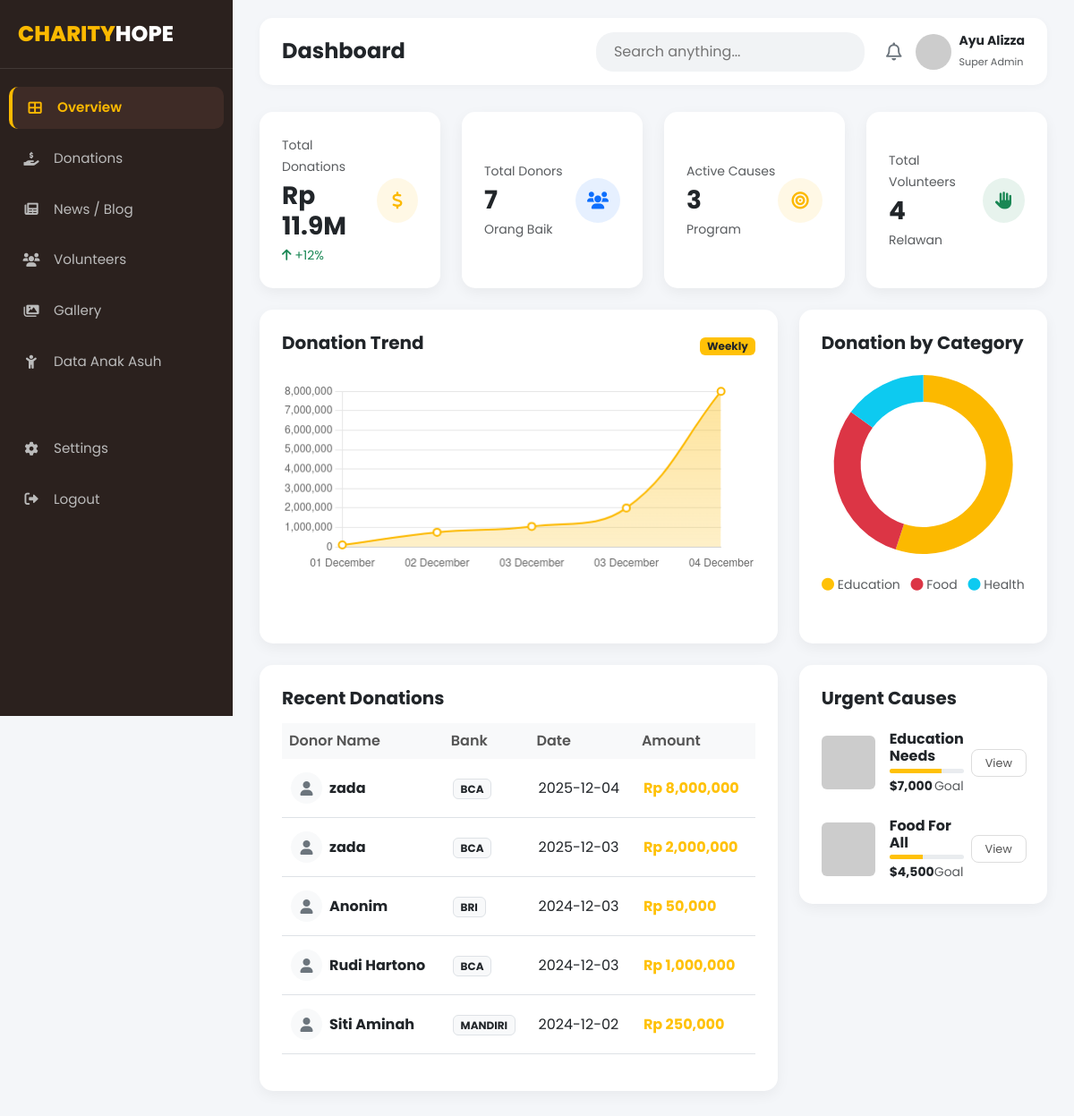
/admin/index.php (signed in), run on the app's committed database.
### tables this page shows
CREATE TABLE `donasi` (
  `id` int NOT NULL,
  `nama_donatur` varchar(100) DEFAULT NULL,
  `email` varchar(100) DEFAULT NULL,
  `nominal` int DEFAULT NULL,
  `bank` varchar(50) DEFAULT NULL,
  `tanggal` date DEFAULT NULL
);

### admin/index.php (the view, shortened to what this page needs)
<?php
include '../koneksi.php';
$q_total = mysqli_query($koneksi, "SELECT SUM(nominal) as total FROM donasi");
$d_total = mysqli_fetch_assoc($q_total);
$total_uang = $d_total['total'] ?? 0;
$q_donatur = mysqli_query($koneksi, "SELECT COUNT(*) as jumlah FROM donasi");
$d_donatur = mysqli_fetch_assoc($q_donatur);
$jml_donatur = $d_donatur['jumlah'] ?? 0;
$q_relawan = mysqli_query($koneksi, "SELECT COUNT(*) as jumlah FROM relawan");
$d_relawan = mysqli_fetch_assoc($q_relawan);
$jml_relawan = $d_relawan['jumlah'] ?? 0;
$q_grafik = mysqli_query($koneksi, "
    SELECT DATE_FORMAT(tanggal, '%d %M') as tgl, SUM(nominal) as total
    FROM donasi
    GROUP BY tanggal
    ORDER BY tanggal ASC
    LIMIT 7
");
$label_chart = [];
$data_chart = [];
while($g = mysqli_fetch_assoc($q_grafik)){
    $label_chart[] = $g['tgl'];
    $data_chart[] = $g['total'];
}
$q_recent = mysqli_query($koneksi, "SELECT * FROM donasi ORDER BY id DESC LIMIT 5");
?>
<!DOCTYPE html>
<html lang="id">
<head>
    <link href="https://cdn.jsdelivr.net/npm/bootstrap@5.3.0/dist/css/bootstrap.min.css" rel="stylesheet">
    <link rel="stylesheet" href="https://cdnjs.cloudflare.com/ajax/libs/font-awesome/6.0.0/css/all.min.css">
    <link rel="stylesheet" href="style.css">
</head>
<body>
    <?php include 'sidebar.php'; ?>
    <div class="main-content">
        <div class="top-bar">
            <h4 class="fw-bold mb-0">Dashboard</h4>
            <div class="d-flex align-items-center">
                <div class="search-box me-4 d-none d-md-block">
                    <input type="text" placeholder="Search anything...">
                </div>
                <div class="d-flex align-items-center gap-3">
                    <i class="far fa-bell fa-lg text-secondary"></i>
                    <div class="user-profile d-flex align-items-center gap-2">
                        <img src="https://randomuser.me/api/portraits/women/44.jpg" alt="Admin">
                        <div class="d-none d-md-block">
                            <small class="d-block fw-bold">Ayu Alizza</small>
                            <small class="text-muted" style="font-size: 0.7rem;">Super Admin</small>
                        </div>
                    </div>
                </div>
            </div>
        </div>
        <div class="row g-4 mb-4">
            <div class="col-md-3">
                <div class="stat-card d-flex align-items-center justify-content-between">
                    <div>
                        <small class="text-muted">Total Donations</small>
                        <h3 class="fw-bold my-1">Rp <?php echo number_format($total_uang / 1000000, 1); ?>M</h3>
                        <small class="text-success"><i class="fas fa-arrow-up"></i> +12%</small>
                    </div>
                    <div class="stat-icon bg-icon-warning">
                        <i class="fas fa-dollar-sign"></i>
                    </div>
                </div>
            </div>
            <div class="col-md-3">
                <div class="stat-card d-flex align-items-center justify-content-between">
                    <div>
                        <small class="text-muted">Total Donors</small>
                        <h3 class="fw-bold my-1"><?php echo $jml_donatur; ?></h3>
                        <small class="text-muted">Orang Baik</small>
                    </div>
                    <div class="stat-icon bg-icon-primary">
                        <i class="fas fa-users"></i>
                    </div>
                </div>
            </div>
            <div class="col-md-3">
                <div class="stat-card d-flex align-items-center justify-content-between">
                    <div>
                        <small class="text-muted">Active Causes</small>
                        <h3 class="fw-bold my-1">3</h3>
                        <small class="text-muted">Program</small>
                    </div>
                    <div class="stat-icon bg-icon-warning">
                        <i class="fas fa-bullseye"></i>
                    </div>
                </div>
            </div>
            <div class="col-md-3">
                <div class="stat-card d-flex align-items-center justify-content-between">
                    <div>
                        <small class="text-muted">Total Volunteers</small>
                        <h3 class="fw-bold my-1"><?php echo $jml_relawan; ?></h3>
                        <small class="text-muted">Relawan</small>
                    </div>
                    <div class="stat-icon bg-icon-success">
                        <i class="fas fa-hand-paper"></i>
                    </div>
                </div>
            </div>
        </div>
        <div class="row mb-4">
            <div class="col-lg-8 mb-4 mb-lg-0">
                <div class="chart-container h-100">
                    <div class="d-flex justify-content-between align-items-center mb-4">
                        <h5 class="fw-bold">Donation Trend</h5>
                        <span class="badge bg-warning text-dark">Weekly</span>
                    </div>
                    <canvas id="donationChart" height="120"></canvas>
                </div>
            </div>
            <div class="col-lg-4">
                <div class="chart-container h-100">
                    <h5 class="fw-bold mb-4">Donation by Category</h5>
                    <div style="height: 200px; display:flex; justify-content:center;">
                        <canvas id="categoryChart"></canvas>
                    </div>
                    <div class="mt-4 text-center small text-muted">
                        <span class="me-2"><i class="fas fa-circle text-warning"></i> Education</span>
                        <span class="me-2"><i class="fas fa-circle text-danger"></i> Food</span>
                        <span><i class="fas fa-circle text-info"></i> Health</span>
                    </div>
                </div>
            </div>
        </div>
        <div class="row">
            <div class="col-lg-8">
                <div class="chart-container">
                    <h5 class="fw-bold mb-3">Recent Donations</h5>
                    <div class="table-responsive">
                        <table class="table table-custom table-hover">
                            <thead>
                                <tr>
                                    <th>Donor Name</th>
                                    <th>Bank</th>
                                    <th>Date</th>
                                    <th>Amount</th>
                                </tr>
                            </thead>
                            <tbody>
                                <?php while($t = mysqli_fetch_assoc($q_recent)) { ?>
                                <tr>
                                    <td>
                                        <div class="d-flex align-items-center">
                                            <div class="bg-light rounded-circle d-flex align-items-center justify-content-center me-2" style="width:35px; height:35px;">
                                                <i class="fas fa-user text-secondary"></i>
                                            </div>
                                            <span class="fw-bold"><?php echo $t['nama_donatur']; ?></span>
                                        </div>
                                    </td>
                                    <td><span class="badge bg-light text-dark border"><?php echo $t['bank']; ?></span></td>
                                    <td><?php echo $t['tanggal']; ?></td>
                                    <td class="fw-bold text-warning">Rp <?php echo number_format($t['nominal']); ?></td>
                                </tr>
                                <?php } ?>
                            </tbody>
                        </table>
                    </div>
                </div>
            </div>
            <div class="col-lg-4">
                <div class="chart-container">
                    <h5 class="fw-bold mb-4">Urgent Causes</h5>
                    <div class="d-flex align-items-center mb-4">
                        <img src="https://loremflickr.com/100/100/school" class="rounded me-3" width="60" height="60" style="object-fit:cover;">
                        <div class="flex-grow-1">
                            <h6 class="fw-bold mb-1">Education Needs</h6>
                            <div class="progress" style="height: 5px;">
                                <div class="progress-bar bg-warning" style="width: 70%"></div>
                            </div>
                            <div class="d-flex justify-content-between small mt-1">
                                <span class="fw-bold">$7,000</span>
                                <span class="text-muted">Goal</span>
                            </div>
                        </div>
                        <a href="#" class="btn-view ms-2">View</a>
                    </div>
                    <div class="d-flex align-items-center">
                        <img src="https://loremflickr.com/100/100/food" class="rounded me-3" width="60" height="60" style="object-fit:cover;">
                        <div class="flex-grow-1">
                            <h6 class="fw-bold mb-1">Food For All</h6>
                            <div class="progress" style="height: 5px;">
                                <div class="progress-bar bg-warning" style="width: 45%"></div>
                            </div>
                            <div class="d-flex justify-content-between small mt-1">
                                <span class="fw-bold">$4,500</span>
                                <span class="text-muted">Goal</span>
                            </div>
                        </div>
                        <a href="#" class="btn-view ms-2">View</a>
                    </div>
                </div>
            </div>
        </div>
    </div>
    <script>
        // Data dari PHP
        const labels = <?php echo json_encode($label_chart); ?>;
        const dataNominal = <?php echo json_encode($data_chart); ?>;
        // 1. Line Chart (Kurva)
        const ctx = document.getElementById('donationChart').getContext('2d');
        // Buat Gradient Warna
        let gradient = ctx.createLinearGradient(0, 0, 0, 400);
        gradient.addColorStop(0, 'rgba(252, 185, 0, 0.4)'); // Warna atas
        gradient.addColorStop(1, 'rgba(252, 185, 0, 0.0)'); // Warna bawah
        new Chart(ctx, {
            type: 'line',
            data: {
                labels: labels,
                datasets: [{
                    label: 'Donation (Rp)',
                    data: dataNominal,
                    borderColor: '#fcb900',
                    backgroundColor: gradient,
                    borderWidth: 2,
                    tension: 0.4, // INI YANG MEMBUAT GARIS MELENGKUNG (KURVA)
                    fill: true,
                    pointBackgroundColor: '#fff',
                    pointBorderColor: '#fcb900',
                    pointRadius: 4
                }]
            },
            options: {
                responsive: true,
                plugins: { legend: { display: false } },
                scales: {
                    y: { grid: { borderDash: [5, 5] }, beginAtZero: true },
                    x: { grid: { display: false } }
                }
            }
        });
        // 2. Pie Chart (Donut)
        const ctxPie = document.getElementById('categoryChart');
        new Chart(ctxPie, {
            type: 'doughnut',
            data: {
                labels: ['Education', 'Food', 'Health'],
                datasets: [{
                    data: [55, 30, 15], // Data dummy (bisa diganti query SQL)
                    backgroundColor: ['#fcb900', '#dc3545', '#0dcaf0'],
                    borderWidth: 0,
                    hoverOffset: 4
                }]
            },
            options: {
                responsive: true,
                maintainAspectRatio: false,
                plugins: { legend: { display: false } },
                cutout: '70%' // Membuat lubang tengah besar
            }
        });
    </script>
</body>
</html>

### data on the page
donasi: nama_donatur "zada", bank "BCA", tanggal "2025-12-04", nominal "8,000,000"
donasi: nama_donatur "zada", bank "BCA", tanggal "2025-12-03", nominal "2,000,000"
donasi: nama_donatur "Anonim", bank "BRI", tanggal "2024-12-03", nominal "50,000"
donasi: nama_donatur "Rudi Hartono", bank "BCA", tanggal "2024-12-03", nominal "1,000,000"
donasi: nama_donatur "Siti Aminah", bank "MANDIRI", tanggal "2024-12-02", nominal "250,000"

### other printed values
$total_uang / 1000000 "11.9"
$jml_donatur "7"
$jml_relawan "4"
chart data {{ json_encode($data_chart) }} ["100000","750000","1050000","2000000","8000000"]
